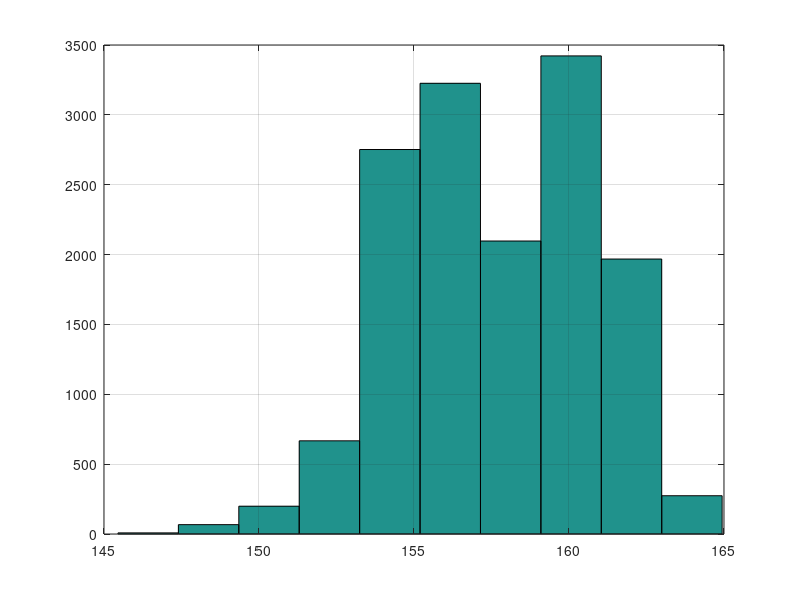

Recreate this plot in MATLAB.
clear; close all; clc;
data=csvread('power_on_c6.txt');
%voltage=data*lsb;
%k0=find(voltage==0);
%voltage(k0)=[];
%hist(voltage);
hist(data);
grid on;

d1=data;
k1=find(d1>165);
d1(k1)=[];
k2=find(d1<145);
d1(k2)=[];
hist(d1);
grid on;